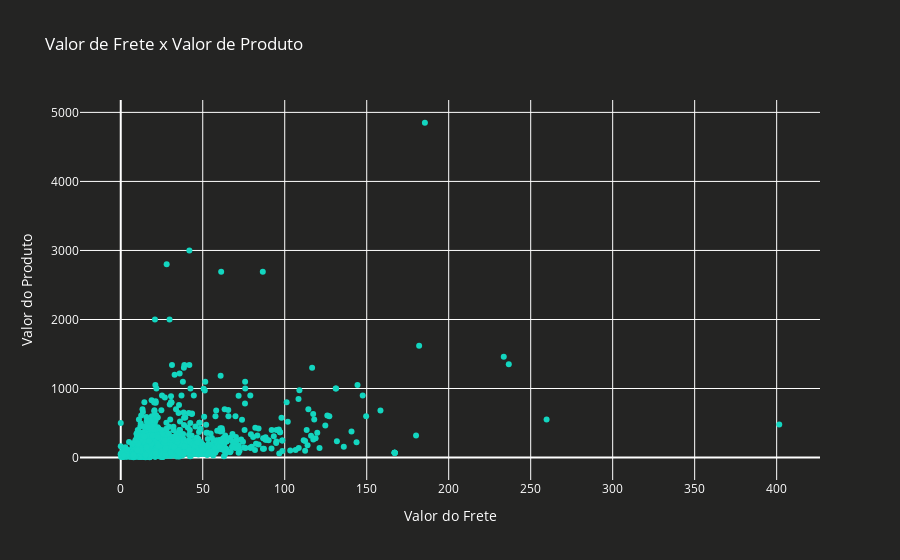

This figure's notebook cell:
### Code cell
''''Gráfico Frete_Produto'''

# valor_produto
custo_total=[]                                                               # Lista para adição dos custos totais ("valor*quantidade")
for linha in range (len(aux_data)):                                          # Leitura da matrix (aux_data) # valor coluna 3
    custo_total.append(aux_data[linha][valor])                           # Definindo custo total  

# valor frete
envio=[]                                 # Lista com valor do frete 
frete=4                                  # Agregando 4 a frete por ser sua respectiva coluna
for linha in range (len(aux_data)):      # Leitura da matrix (aux_data)    
    envio.append(aux_data[linha][frete]) # Puxando o valor de cada frete

#relação_valor_frete_produto
frete_produto=[]                     # Criando lista para para relação de ambos, "não é necessário para a plotagem do gáfico, apenas para conferencia de dados"
for linha in range (len(aux_data)):     # Leitura da matrix (aux_data)
    coust = custo_total[linha]          # Agregando valor total a variável 
    frt = envio[linha]                  # Agregando custo de envio a variável
    frete_produto.append([coust,frt])   # Relacionando os dados para a conferência


# Criando gráfico
trace3 = go.Scatter(x = envio,                      # trace2 Armazena informações a respeito do gráfico, bem tipo "go.Scatter"
                   y = custo_total,
                   mode = 'markers',
                   marker = {'color':'#13D6C0'}
                  )
# Armazenando gráfico em uma lista
data3 = [trace3]                                   # Armazenando dados do trace3 em data3 

# Criando Layout
layout = go.Layout(title='Valor de Frete x Valor de Produto',
                   yaxis={'title':'Valor do Produto'},
                   xaxis={'title': 'Valor do Frete'})

# Criando figura que será exibida
fig3 = go.Figure(data=data3, layout=layout)
fig3.update_layout(plot_bgcolor="#242423")
fig3.update_layout(paper_bgcolor="#242423")
fig3.update_layout(font_color="white")                       # Cor da legenda

### Figure 1 — Plotly figure (JSON) as saved in the notebook; plotly's stock layout.template omitted (floating-point values rounded to 4 significant figures; data arrays with more than 128 entries replaced by an {"elided": "..."} marker saying what was removed)
{"data": [{"marker": {"color": "#13D6C0"}, "mode": "markers", "type": "scatter", "x": {"elided": "3303 float values"}, "y": {"elided": "3303 float values"}}], "layout": {"font": {"color": "white"}, "paper_bgcolor": "#242423", "plot_bgcolor": "#242423", "title": {"text": "Valor de Frete x Valor de Produto"}, "xaxis": {"title": {"text": "Valor do Frete"}}, "yaxis": {"title": {"text": "Valor do Produto"}}}}
